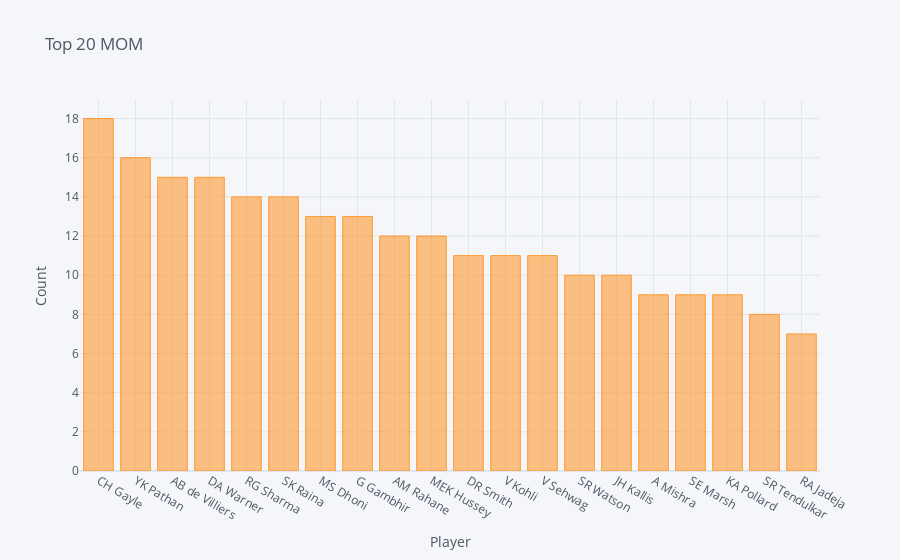

Write notebook code for a chart like this one.
### Code cell
mom[:20].iplot(kind='bar',xTitle='Player',yTitle='Count',title='Top 20 MOM')

### Figure 1 — Plotly figure (JSON) as saved in the notebook; plotly's stock layout.template omitted (floating-point values rounded to 4 significant figures)
{"data": [{"marker": {"color": "rgba(255, 153, 51, 0.6)", "line": {"color": "rgba(255, 153, 51, 1.0)", "width": 1}}, "name": "player_of_match", "orientation": "v", "text": "", "type": "bar", "x": ["CH Gayle", "YK Pathan", "AB de Villiers", "DA Warner", "RG Sharma", "SK Raina", "MS Dhoni", "G Gambhir", "AM Rahane", "MEK Hussey", "DR Smith", "V Kohli", "V Sehwag", "SR Watson", "JH Kallis", "A Mishra", "SE Marsh", "KA Pollard", "SR Tendulkar", "RA Jadeja"], "y": [18, 16, 15, 15, 14, 14, 13, 13, 12, 12, 11, 11, 11, 10, 10, 9, 9, 9, 8, 7]}], "layout": {"legend": {"bgcolor": "#F5F6F9", "font": {"color": "#4D5663"}}, "paper_bgcolor": "#F5F6F9", "plot_bgcolor": "#F5F6F9", "title": {"font": {"color": "#4D5663"}, "text": "Top 20 MOM"}, "xaxis": {"gridcolor": "#E1E5ED", "showgrid": true, "tickfont": {"color": "#4D5663"}, "title": {"font": {"color": "#4D5663"}, "text": "Player"}, "zerolinecolor": "#E1E5ED"}, "yaxis": {"gridcolor": "#E1E5ED", "showgrid": true, "tickfont": {"color": "#4D5663"}, "title": {"font": {"color": "#4D5663"}, "text": "Count"}, "zerolinecolor": "#E1E5ED"}}}
